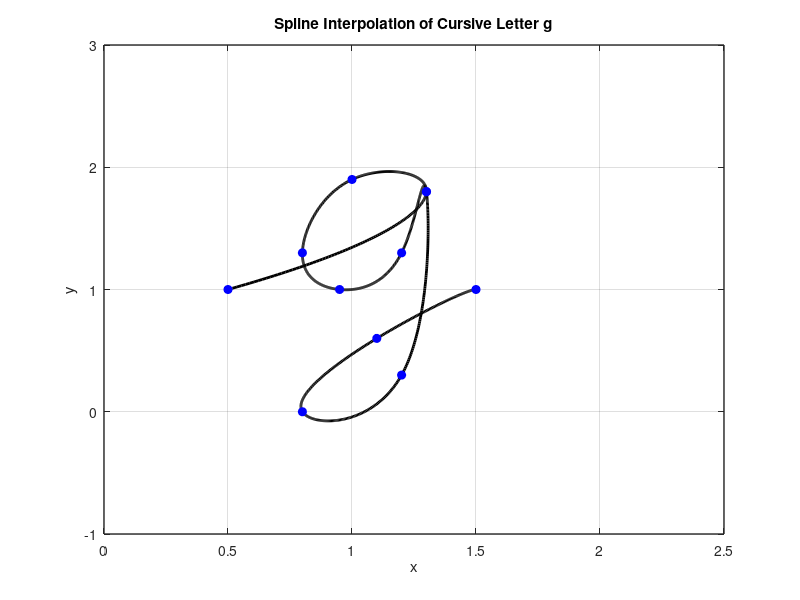

Source code (MATLAB):
x = [0.5 1.3 1 0.8 0.95 1.2 1.3 1.2 0.8 1.1 1.5];
y = [1 1.8 1.9 1.3 1 1.3 1.8 0.3 0 0.6 1];

n = length(x);
t = 0:n-1; % Parametric coordinate t
tt = 0:0.01:n-1; % More dense coordinate tt for spline interpolation

% Compute spline interpolation
xx = spline(t, x, tt);
yy = spline(t, y, tt);

% Plot settings
figure(1)
plot(xx, yy, 'k', 'LineWidth', 2) % plot spline
hold on
plot(x, y, 'bo', 'MarkerFaceColor', 'b') % plot data points
axis([0 2.5 -1 3])
grid on
title('Spline Interpolation of Cursive Letter g')
xlabel('x')
ylabel('y')
set(gca, 'FontSize', 10, 'LineWidth', 1)
grid on